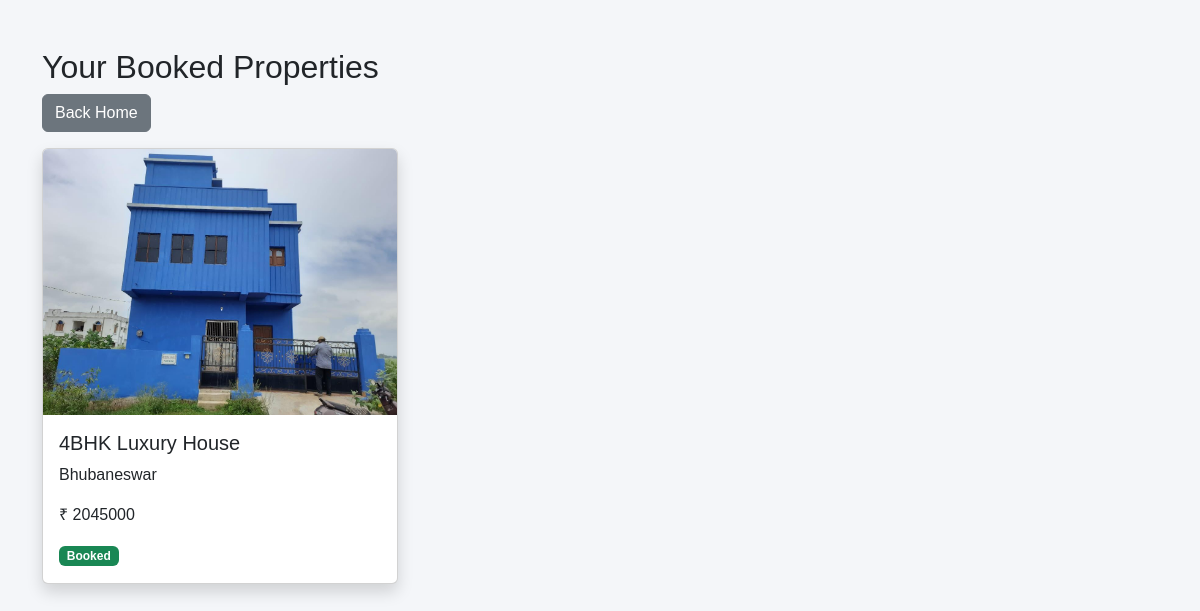
/bookings (signed in), run on the app's committed database.
### model.py (models this page shows)
class Property(db.Model):
    id = db.Column(db.Integer, primary_key=True)
    title = db.Column(db.String(200))
    location = db.Column(db.String(200))
    price = db.Column(db.String(100))
    description = db.Column(db.Text)
    contact_number = db.Column(db.String(20))
    property_type = db.Column(db.String(20))
    image = db.Column(db.String(200))
    image2 = db.Column(db.String(200))
    image3 = db.Column(db.String(200))
    status = db.Column(db.String(50), default="available")

### app.py (the view)
@app.route("/bookings")
def bookings():
    if "user" not in session:
        return redirect("/login")
    bookings = Booking.query.filter_by(user_id=session["user"]).all()
    properties = [Property.query.get(b.property_id) for b in bookings]
    return render_template("bookings.html", properties=properties)

### templates/bookings.html (shortened to what this page needs)
<!DOCTYPE html>
<html>
<head>
    <link href="https://cdn.jsdelivr.net/npm/bootstrap@5.3.3/dist/css/bootstrap.min.css" rel="stylesheet">
    <link href="{{ url_for('static', filename='css/style.css') }}" rel="stylesheet">
</head>
<body>
    <div class="container mt-5">
        <h2>Your Booked Properties</h2>
        <a href="/" class="btn btn-secondary mb-3">Back Home</a>
        <div class="row">
            {% for p in properties %}
            <div class="col-md-4">
                <div class="card shadow mb-4">
                    <img src="{{ url_for('static',filename='uploads/'+p.image) }}" class="card-img-top">
                    <div class="card-body">
                        <h5>{{p.title}}</h5>
                        <p>{{p.location}}</p>
                        <p>₹ {{p.price}}</p>
                        <span class="badge bg-success">Booked</span>
                    </div>
                </div>
            </div>
            {% endfor %}
        </div>
    </div>
</body>
</html>

### static/css/style.css (style rules this page uses)
body { background: #f4f6f9; font-family: Arial, sans-serif; }

### data on the page
Property: image (picture), title "4BHK Luxury House", location "Bhubaneswar", price "2045000"
